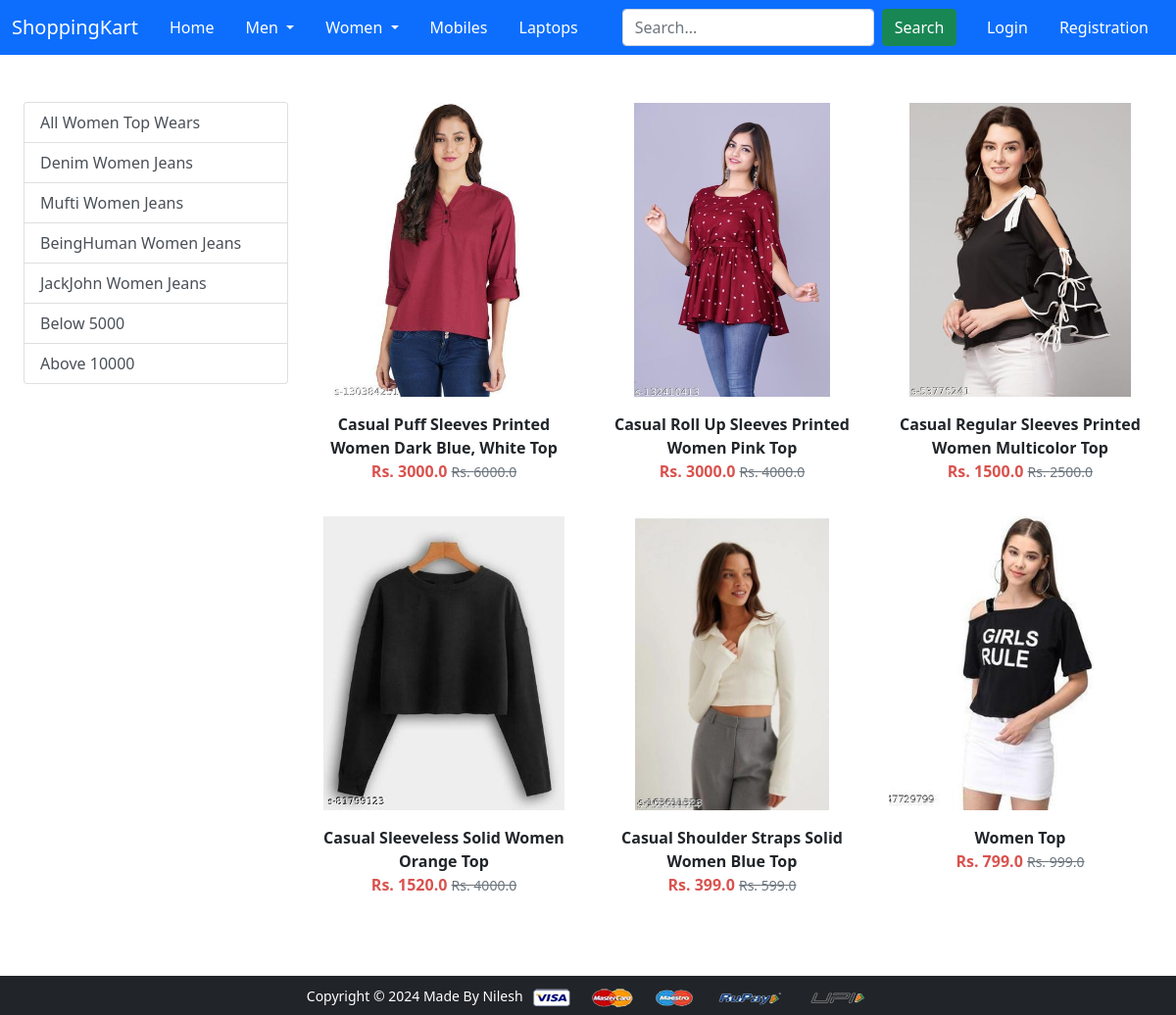
The app's page /womentopwear/ with its own data.
### app/models.py (models this page shows, shortened)
class Product(models.Model):
    title = models.CharField(max_length=100)
    selling_price = models.FloatField()
    discounted_price = models.FloatField()
    description = models.TextField()
    brand = models.CharField(max_length=100)
    category = models.CharField(choices=CATEGORY_CHOICES, max_length=2)
    product_image = models.ImageField(upload_to="productimage")

### app/views.py (the view)
# urls.py: path("womentopwear/", views.womentopwear, name="womentopwear"),
def womentopwear(request, data=None):
   if data == None:
      womentopwears = Product.objects.filter(category='WT')
   elif data == 'Denim' or data == 'Mufti' or data == 'BeingHuman' or data == 'JackJohn':
      womentopwears = Product.objects.filter(category='WT').filter(brand=data)
   elif data == 'Below':
      womentopwears = Product.objects.filter(category='WT').filter(discounted_price__lt=10000)
   elif data == 'Above':
      womentopwears = Product.objects.filter(category='WT').filter(discounted_price__gt=30000)
   return render(request, 'app/womentopwear.html', {'womentopwears':womentopwears})

### app/templates/app/womentopwear.html (shortened to what this page needs)
{% extends 'app/base.html' %}
{% load static %}
{% block main-content %}
<div class="container-fluid my-5">
  <div class="row">
    <div class="col-md-3">
      <div class="list-group">
        <a
          href="{% url 'womentopwear' %}"
          class="list-group-item list-group-item-action"
          aria-current="true"
          >All Women Top Wears</a
        >
        <a
          href="{% url 'womentopweardata' 'Denim' %}"
          class="list-group-item list-group-item-action"
          aria-current="true"
          >Denim Women Jeans</a
        >
        <a
          href="{% url 'womentopweardata' 'Mufti' %}"
          class="list-group-item list-group-item-action"
          aria-current="true"
          >Mufti Women Jeans</a
        >
        <a
          href="{% url 'womentopweardata' 'BeingHuman' %}"
          class="list-group-item list-group-item-action"
          aria-current="true"
          >BeingHuman Women Jeans</a
        >
        <a
          href="{% url 'womentopweardata' 'JackJohn' %}"
          class="list-group-item list-group-item-action"
          aria-current="true"
          >JackJohn Women Jeans</a
        >
        <a
          href="{% url 'womentopweardata' 'Below' %}"
          class="list-group-item list-group-item-action"
          aria-current="true"
          >Below 5000</a
        >
        <a
          href="{% url 'womentopweardata' 'Above' %}"
          class="list-group-item list-group-item-action"
          aria-current="true"
          >Above 10000</a
        >
      </div>
    </div>
    <div class="col-md-9">
      <div class="row">
        {% for product in womentopwears %}
        <div class="col-sm-6 col-md-4 product-item text-center">
          <a href="{% url 'product-detail' product.id %}" class="btn p-0">
            <div class="item">
              <img
                src="{{product.product_image.url}}"
                alt="{{product.title}}"
                class="img-fluid"
              />
              <div class="product-info">
                <div class="fw-bold">{{product.title}}</div>
                <div class="fw-bold discount-price">
                  Rs. {{product.discounted_price}}
                  <small class="fw-light text-decoration-line-through original-price">
                    Rs. {{product.selling_price}}
                  </small>
                </div>
              </div>
            </div>
          </a>
        </div>
        {% endfor %}
      </div>
    </div>
  </div>
</div>
{% endblock main-content %}

### app/templates/app/base.html (shortened to what this page needs)
<!DOCTYPE html>
{% load static %}
<html lang="en">
<head>
  <link href="https://cdn.jsdelivr.net/npm/bootstrap@5.0.0-beta1/dist/css/bootstrap.min.css" rel="stylesheet"
 />
  <link rel="stylesheet" href="{% static 'app/css/owl.carousel.min.css' %}" />
  <link rel="stylesheet" href="{% static 'app/css/all.min.css' %}" />
  <link rel="stylesheet" href="{% static 'app/css/style.css' %}" />
</head>
<body>
  <nav class="navbar navbar-expand-lg navbar-dark bg-primary">
    <div class="container-fluid">
      <a class="navbar-brand" href="/">ShoppingKart</a>
      <div class="collapse navbar-collapse" id="navbarSupportedContent">
        <ul class="navbar-nav me-auto mb-2 mb-lg-0">
          <li class="nav-item mx-2">
            <a href="/" class="nav-link text-white">Home</a>
          </li>
          <li class="nav-item dropdown mx-2">
            <a class="nav-link dropdown-toggle text-white" href="#" id="menDropdown" role="button"
              data-bs-toggle="dropdown" aria-expanded="false">
              Men
            </a>
          </li>
          <li class="nav-item dropdown mx-2">
            <a class="nav-link dropdown-toggle text-white" href="#" id="womenDropdown" role="button"
              data-bs-toggle="dropdown" aria-expanded="false">
              Women
            </a>
          </li>
          <li class="nav-item mx-2">
            <a href="{% url 'mobile' %}" class="nav-link text-white">Mobiles</a>
          </li>
          <li class="nav-item mx-2">
            <a href="{% url 'laptop' %}" class="nav-link text-white">Laptops</a>
          </li>
        </ul>
        <form class="d-flex ms-auto my-2 my-lg-0" method="GET" action="{% url 'search' %}">
          <input type="text" id="id_query" name="query" class="form-control me-2" placeholder="Search...">
          <button class="btn btn-success" type="submit">Search</button>
      </form>
        <ul class="navbar-nav ms-auto mb-2 mb-lg-0">
          {% if request.user.is_authenticated %}
          <li class="nav-item dropdown mx-2">
            <a class="nav-link dropdown-toggle text-white" href="#" id="profileDropdown" role="button"
              data-bs-toggle="dropdown" aria-expanded="false">
              {{request.user.username|capfirst}}
            </a>
            <ul class="dropdown-menu" aria-labelledby="profileDropdown">
              <li><a class="dropdown-item" href="{% url 'profile' %}">Profile</a></li>
              <li><a class="dropdown-item" href="{% url 'orders' %}">Orders</a></li>
              <li><a class="dropdown-item" href="{% url 'passwordchange' %}">Change Password</a></li>
              <li>
                <form method="post" action="{% url 'logout' %}">
                    {% csrf_token %}
                    <button type="submit" class="dropdown-item">Logout</button>
                </form>
            </li>
            </ul>
          </li>
          <li class="nav-item mx-2">
            <a href="{% url 'showcart' %}" class="nav-link text-white"><span class="badge bg-danger">{% if totalitem > 0 %} {{totalitem}} {% endif %}</span> Cart</a>
          </li>
          {% else %}
          <li class="nav-item mx-2">
            <a href="{% url 'login' %}" class="nav-link text-white">Login</a>
          </li>
          <li class="nav-item mx-2">
            <a href="{% url 'customerregistration' %}" class="nav-link text-white">Registration</a>
          </li>
          {% endif %}
        </ul>
      </div>
    </div>
  </nav>
  <div class="container-fluid">
    {% block main-content %}{% endblock main-content %}
  </div>
  <footer class="container-fluid bg-dark text-center p-2 mt-5">
    <small class="text-white">Copyright &copy; 2024 Made By Nilesh
    </small>
    <img src="{% static 'app/images/payment.png' %}" alt="" srcset="" class="img-fluid" height="2px" />
  </footer>
</body>
</html>

### app/templates/app/womentopwear.html (style rules this page uses)
.product-item { margin-bottom: 2rem; }
.product-item img { height: 300px; object-fit: cover; }
.product-item .product-info { margin-top: 1rem; }
.product-item .discount-price { color: #d9534f; }
.product-item .original-price { color: #6c757d; }

### records on screen
Product: product_image (picture), title "Casual Puff Sleeves Printed Women Dark Blue, White Top", discounted_price "3000.0", selling_price "6000.0"
Product: product_image (picture), title "Casual Roll Up Sleeves Printed Women Pink Top", discounted_price "3000.0", selling_price "4000.0"
Product: product_image (picture), title "Casual Regular Sleeves Printed Women Multicolor Top", discounted_price "1500.0", selling_price "2500.0"
Product: product_image (picture), title "Casual Sleeveless Solid Women Orange Top", discounted_price "1520.0", selling_price "4000.0"
Product: product_image (picture), title "Casual Shoulder Straps Solid Women Blue Top", discounted_price "399.0", selling_price "599.0"
Product: product_image (picture), title "Women Top", discounted_price "799.0", selling_price "999.0"
